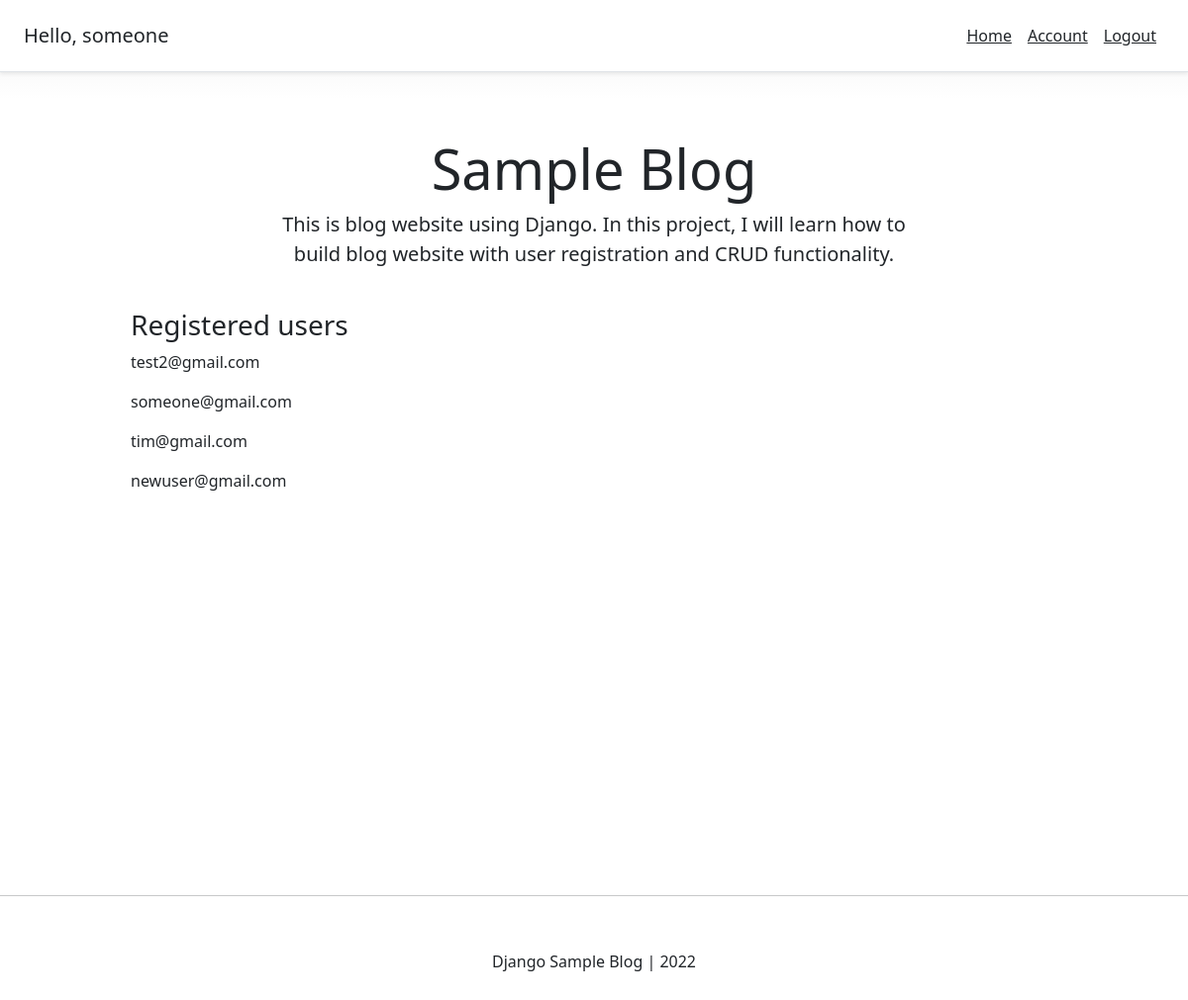
/ (signed in), run on the app's committed database.
### account/models.py (models this page shows, shortened)
class Account(AbstractBaseUser):
    email           = models.EmailField(verbose_name="email", max_length=60, unique=True)
    username        = models.CharField(max_length=30, unique=True)
    date_joined     = models.DateTimeField(verbose_name='date joined', auto_now_add=True)
    last_joined     = models.DateTimeField(verbose_name='last login', auto_now=True)
    is_admin        = models.BooleanField(default=False)
    is_active       = models.BooleanField(default=True)
    is_staff        = models.BooleanField(default=False)
    is_superuser    = models.BooleanField(default=False)
    USERNAME_FIELD = 'email'
    REQUIRED_FIELDS = ['username', ]
    objects = MyAccountManager()
    def __str__(self):
        return self.email

### personal/views.py (the view)
# urls.py: path('', home_screen_view, name="home"),
def home_screen_view(request):
    context = {}
    accounts = Account.objects.all()
    context['accounts'] = accounts
    return render(request, "personal/home.html", context)

### personal/templates/personal/home.html
{% extends 'base.html' %}
{% block content %}
<div class="pricing-header px-3 py-3 pt-md-5 pb-md-4 mx-auto text-center">
    <h1 class="display-4">Sample Blog</h1>
    <p class="lead">This is blog website using Django. In this project, I will learn how to build blog website with user registration and CRUD functionality.</p>
</div>
<div class="container">
    <div class="d-flex flex-column">
        <h3>Registered users</h3>
        {% for account in accounts %}
            <p>{{account}}</p>
        {% endfor %}
    </div>
</div>
{% endblock content %}

### templates/snippets/header.html (shortened to what this page needs)
<link href="https://cdn.jsdelivr.net/npm/bootstrap@5.2.0-beta1/dist/css/bootstrap.min.css" rel="stylesheet">
<div class="d-flex flex-column flex-md-row align-items-center p-3 px-md-4 mb-3 bg-white border-bottom shadow-sm">
    <h5 class="my-0 mr-md-auto font-weight-normal">
        {% if request.user.is_authenticated %}
            Hello, {{request.user.username}}
        {% endif %}
    </h5>
    <nav class="d-inline-flex my-2 mt-2 my-md-0 mr-md-3 ms-md-auto">
        {% if request.user.is_authenticated %}
            <a class="p-2 text-dark" href="{% url 'home' %}">Home</a>
            <a class="p-2 text-dark" href="{% url 'account' %}">Account</a>
            <a class="p-2 text-dark" href="{% url 'logout' %}">Logout</a>
        {% else %}
            <a class="p-2 text-dark" href="{% url 'home' %}">Home</a>
            <a class="p-2 text-dark" href="{% url 'login' %}">Login</a>
            <a class="btn btn-outline-primary" href="{% url 'register' %}">Register</a>
        {% endif %}
    </nav>
</div>

### templates/snippets/header.html (style rules this page uses)
body { background-image: linear-gradient(180deg, #eee, #fff 100px, #fff); }
.container { max-width: 960px; }
.pricing-header { max-width: 700px; }

### data on the page
Account: user.username "someone", email "someone@gmail.com"
Account: email "test2@gmail.com"
Account: email "tim@gmail.com"
Account: email "newuser@gmail.com"
